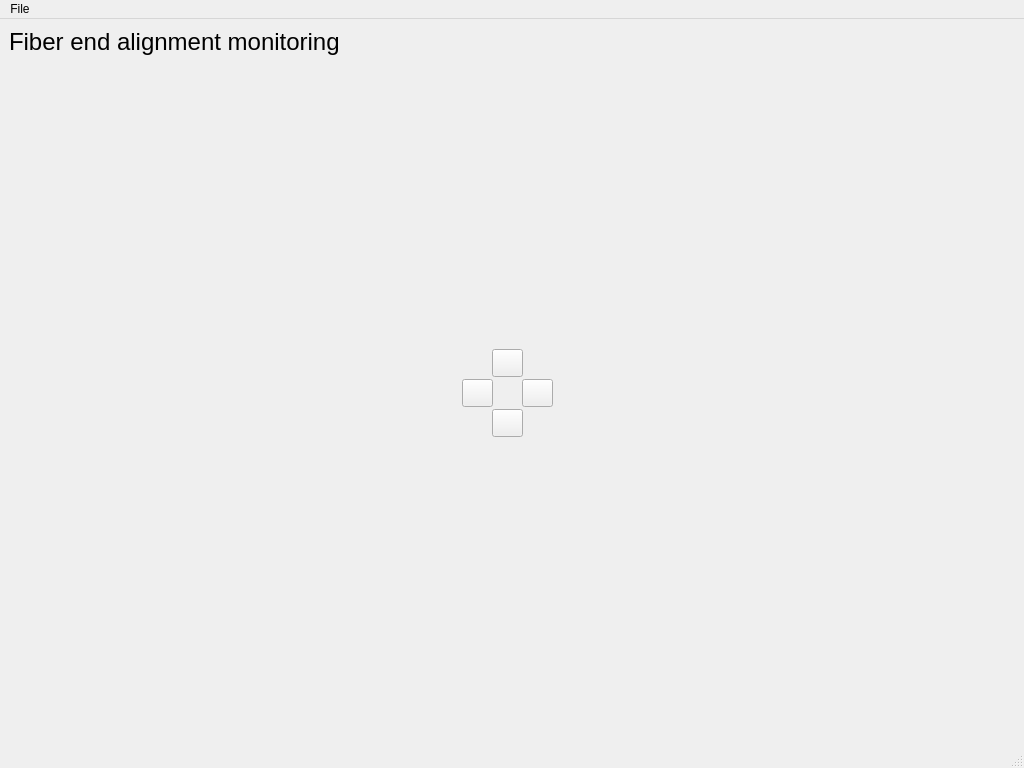
<?xml version="1.0" encoding="UTF-8"?>
<ui version="4.0">
 <class>MainWindow</class>
 <widget class="QMainWindow" name="MainWindow">
  <property name="geometry">
   <rect>
    <x>0</x>
    <y>0</y>
    <width>1024</width>
    <height>768</height>
   </rect>
  </property>
  <property name="sizePolicy">
   <sizepolicy hsizetype="Fixed" vsizetype="Fixed">
    <horstretch>0</horstretch>
    <verstretch>0</verstretch>
   </sizepolicy>
  </property>
  <property name="minimumSize">
   <size>
    <width>1024</width>
    <height>768</height>
   </size>
  </property>
  <property name="maximumSize">
   <size>
    <width>1024</width>
    <height>768</height>
   </size>
  </property>
  <property name="windowTitle">
   <string>Focusing Camera View</string>
  </property>
  <property name="locale">
   <locale language="English" country="UnitedKingdom"/>
  </property>
  <property name="unifiedTitleAndToolBarOnMac">
   <bool>true</bool>
  </property>
  <widget class="QWidget" name="centralwidget">
   <layout class="QVBoxLayout" name="verticalLayout">
    <item>
     <widget class="QLabel" name="label">
      <property name="sizePolicy">
       <sizepolicy hsizetype="Expanding" vsizetype="Maximum">
        <horstretch>0</horstretch>
        <verstretch>0</verstretch>
       </sizepolicy>
      </property>
      <property name="font">
       <font>
        <pointsize>18</pointsize>
       </font>
      </property>
      <property name="text">
       <string>Fiber end alignment monitoring</string>
      </property>
     </widget>
    </item>
    <item>
     <widget class="QWidget" name="camera_widget" native="true">
      <layout class="QHBoxLayout" name="horizontalLayout">
       <item>
        <widget class="QWidget" name="arrows_widget" native="true">
         <property name="minimumSize">
          <size>
           <width>100</width>
           <height>100</height>
          </size>
         </property>
         <property name="maximumSize">
          <size>
           <width>100</width>
           <height>100</height>
          </size>
         </property>
         <widget class="QPushButton" name="button_up">
          <property name="geometry">
           <rect>
            <x>30</x>
            <y>0</y>
            <width>31</width>
            <height>28</height>
           </rect>
          </property>
          <property name="text">
           <string/>
          </property>
          <property name="icon">
           <iconset>
            <normaloff>../Icons/arrow_top.png</normaloff>../Icons/arrow_top.png</iconset>
          </property>
         </widget>
         <widget class="QPushButton" name="button_down">
          <property name="geometry">
           <rect>
            <x>30</x>
            <y>60</y>
            <width>31</width>
            <height>28</height>
           </rect>
          </property>
          <property name="text">
           <string/>
          </property>
          <property name="icon">
           <iconset>
            <normaloff>../Icons/arrow_bottom.png</normaloff>../Icons/arrow_bottom.png</iconset>
          </property>
         </widget>
         <widget class="QPushButton" name="button_right">
          <property name="geometry">
           <rect>
            <x>60</x>
            <y>30</y>
            <width>31</width>
            <height>28</height>
           </rect>
          </property>
          <property name="text">
           <string/>
          </property>
          <property name="icon">
           <iconset>
            <normaloff>../Icons/arrow_right.png</normaloff>../Icons/arrow_right.png</iconset>
          </property>
         </widget>
         <widget class="QPushButton" name="button_left">
          <property name="geometry">
           <rect>
            <x>0</x>
            <y>30</y>
            <width>31</width>
            <height>28</height>
           </rect>
          </property>
          <property name="text">
           <string/>
          </property>
          <property name="icon">
           <iconset>
            <normaloff>../Icons/arrow_left.png</normaloff>../Icons/arrow_left.png</iconset>
          </property>
         </widget>
        </widget>
       </item>
      </layout>
     </widget>
    </item>
   </layout>
  </widget>
  <widget class="QMenuBar" name="menubar">
   <property name="geometry">
    <rect>
     <x>0</x>
     <y>0</y>
     <width>1024</width>
     <height>26</height>
    </rect>
   </property>
   <widget class="QMenu" name="menuFile">
    <property name="title">
     <string>File</string>
    </property>
    <addaction name="actionSave"/>
    <addaction name="actionClose"/>
   </widget>
   <addaction name="menuFile"/>
  </widget>
  <widget class="QStatusBar" name="statusbar"/>
  <action name="actionSave">
   <property name="text">
    <string>Save</string>
   </property>
  </action>
  <action name="actionClose">
   <property name="text">
    <string>Close</string>
   </property>
  </action>
 </widget>
 <resources/>
 <connections/>
</ui>
